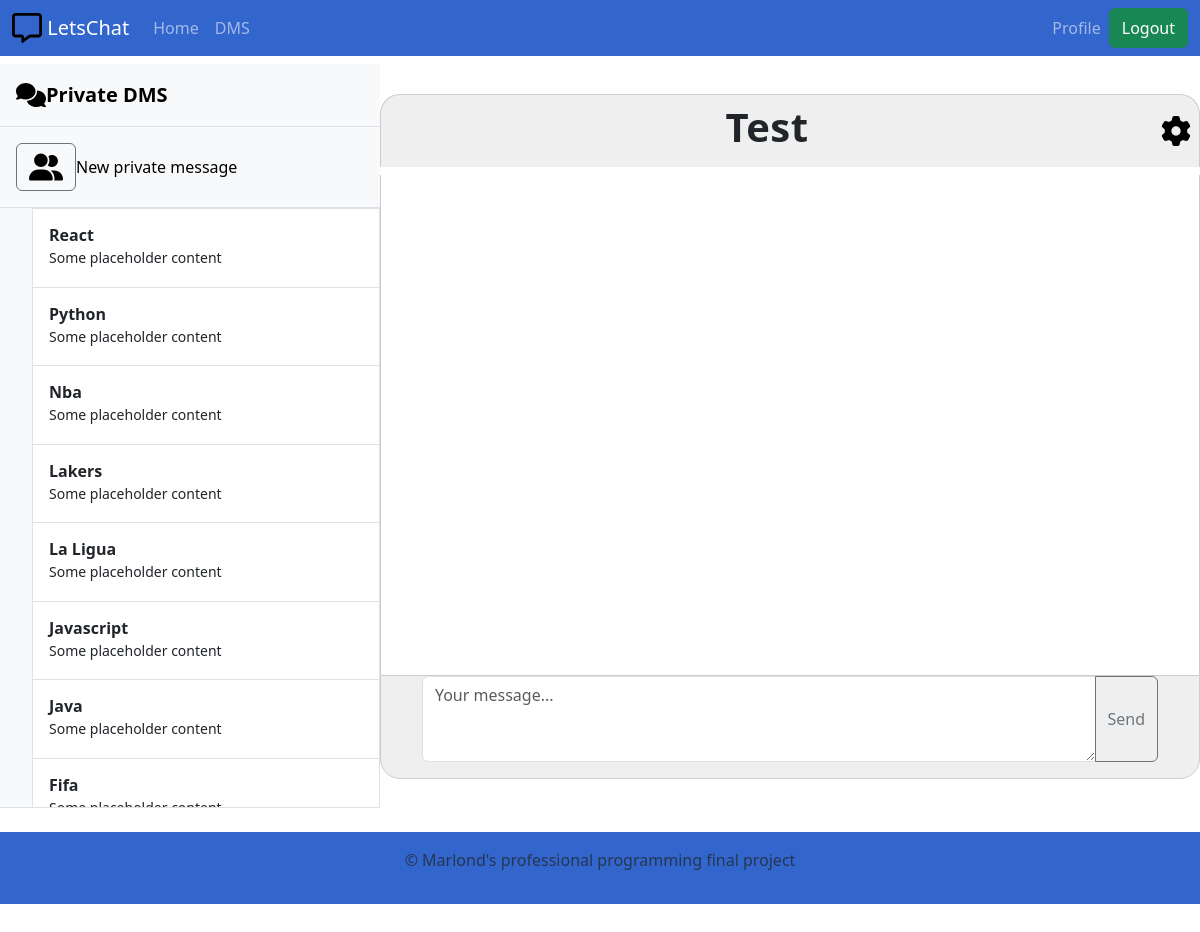
Screenshot of /letschat/private_room/ (signed in) with the database file from the repository.
### chat/models.py (models this page shows, shortened)
class PublicChatRoom(models.Model):
    name = models.CharField(max_length=100,unique=True)
    public = models.BooleanField(default=False)
    slug = models.SlugField(unique=True)

### chat/views.py (the view)
# urls.py: path('private_room/',views.private_rooms, name='private_room'),
@login_required(login_url='/login/')
def private_rooms(request):
    rooms = PublicChatRoom.objects.all().order_by('-slug')
    return render(request, 'chat/private-groups/dms.html', {'rooms':rooms})

### chat/templates/chat/private-groups/dms.html (shortened to what this page needs)
<!DOCTYPE html>
{% extends 'layout.html' %}
{% block content %}
    <div class="main-container d-flex">
        <div class="d-flex flex-column align-items-stretch flex-shrink-0 bg-body-tertiary" style="width: 380px;">
            <a href="/" class="d-flex align-items-center flex-shrink-0 p-3 link-body-emphasis text-decoration-none border-bottom">
                <span class="fs-5 fw-semibold">Private DMS</span>
            </a>
            <a href="" class="d-flex align-items-center flex-shrink-0 p-3 link-body-emphasis text-decoration-none border-bottom">
                New private message
            </a>
            <div class="list-group list-group-flush border-bottom" id="scrollarea">
                <ol>
                    {% for room in rooms %}
                    <li class="chat list-group-item list-group-item-action py-3 lh-sm">
                        <div class="d-flex w-100 align-items-center justify-content-between">
                        <strong class="mb-1">{{room.name}}</strong>
                        </div>
                        <div class="col-10 mb-1 small">Some placeholder content</div>
                    </li>
                    {% endfor %}
                </ol>
            </div>
        </div>
        <div class="message-wrapper">
            <div class="chat-header d-flex flex-row mb-2">
                <h1 class="p-2 w-100">Test</h1>
                <a href="" class="d-flex p-2 flex-shrink-1">
                </a>
            </div>
            <div class="chat-messages">
            </div>
            <form id="message-form" class="chat-bottom">
                <div class="input-group mb-3">
                    <textarea class="form-control" id="message-input" rows="3" placeholder="Your message..." aria-describedby="btn-send"></textarea>
                    <button class="btn btn-outline-secondary" type="submit" id="btn-send">Send</button>
                </div>
            </form>
        </div>
    </div>
{% endblock %}

### static/css/chat_style.css (style rules this page uses)
.message-wrapper { width: 80%; margin: auto; letter-spacing: 0.5px; height: 80%; }
.chat-header { border: 1px solid #ccc; width: 100%; height: 10%; border-bottom: none; display: inline-block; background-color: #efefef; margin: 0; border-top-left-radius: 20px; border-top-right-radius: 20px; }
.chat-header h1 { text-align: center; font-weight: bold; }
.chat-messages { border-left: 1px solid #ccc; border-right: 1px solid #ccc; overflow: hidden; min-height: 500px; padding: 30px 0 0 25px; }
.chat { max-height: 500px; overflow-y: auto; }
.chat-bottom { border: 1px solid #ccc; position: relative; height: 11%; background-color: rgb(239 239 239); border-bottom-left-radius: 20px; border-bottom-right-radius: 20px; }
.chat-bottom div { width: 90%; margin: 0 auto; }
#scrollarea { max-height: 600px; overflow-y: auto; }

### rows the page displays
PublicChatRoom: name "React"
PublicChatRoom: name "Python"
PublicChatRoom: name "Nba"
PublicChatRoom: name "Lakers"
PublicChatRoom: name "La Ligua"
PublicChatRoom: name "Javascript"
PublicChatRoom: name "Java"
PublicChatRoom: name "Fifa"
